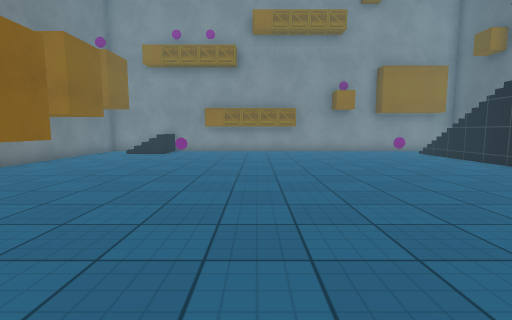
View 1 (above)

12 first-person views from a walk through a Unity game level. The camera is 1.2 m above the floor, tilts 6° down and sees 85° across. The floor is counted in squares, 1 m on a side. Each view is taken from the middle of a square. On the plan, view 1 faces up. The plan holds only what a view shows up to about 13 squares ahead; the rest is blank. The place goes on beyond the plan. The player character is not drawn. Surface patterns are stand-ins for the level's own textures.

View 2
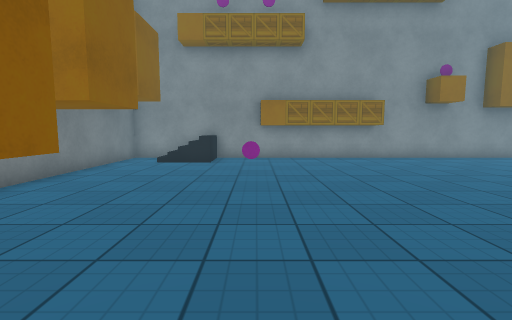

View 3
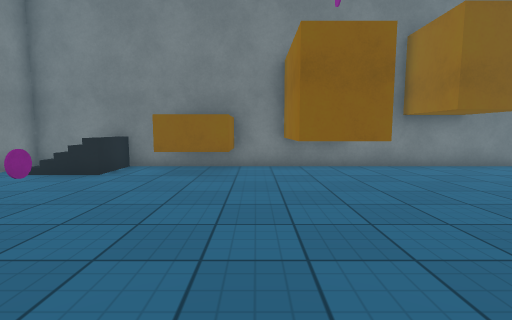

View 4
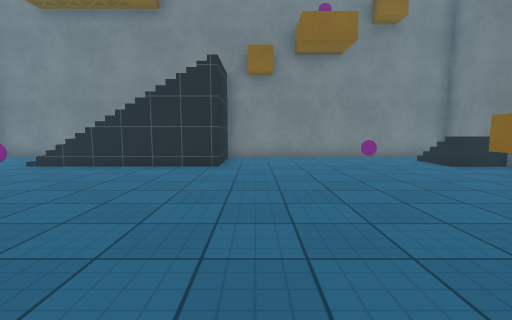

View 5
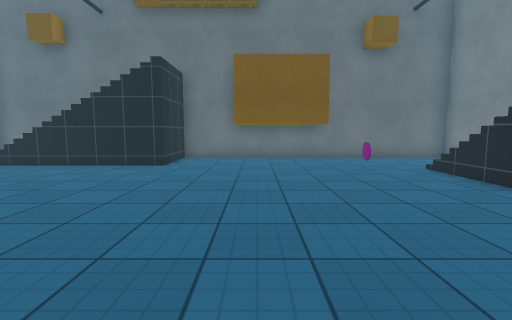

View 6
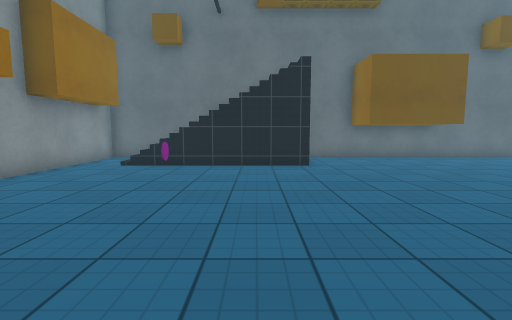

View 7
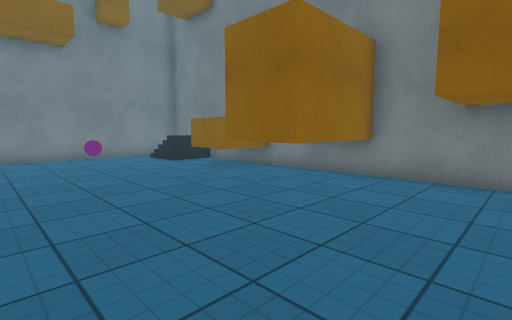

View 8
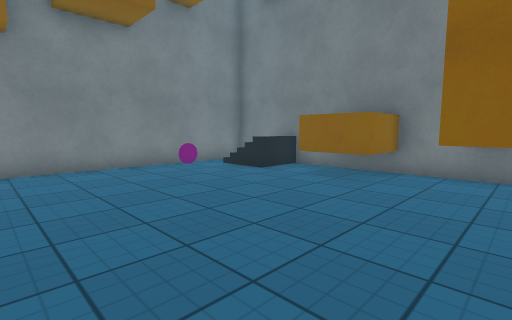

View 9
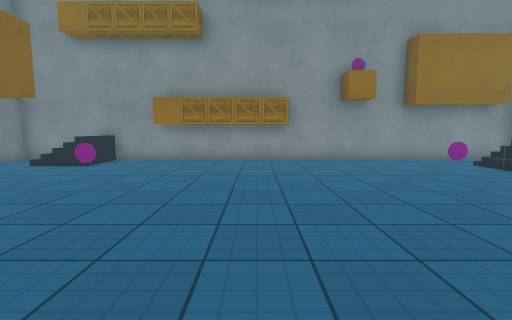

View 10
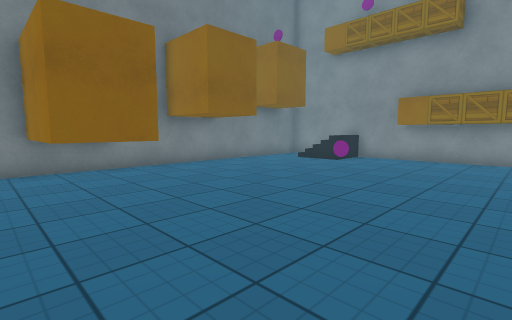

View 11
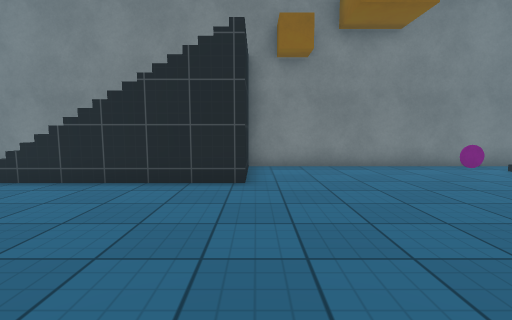

View 12
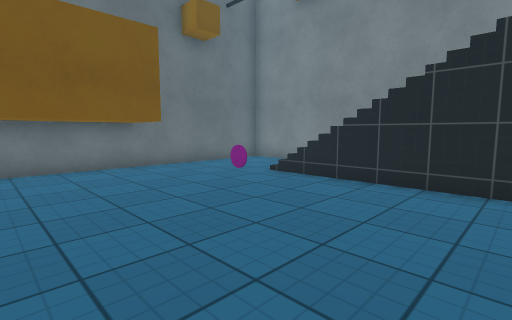

### Floor plan
Key: @ floor where view 1 was taken; # wall or solid block; . floor; / step, stairs or slope; = window, fence, low wall or low ledge; v drop or lower ground; P pink disc; B box; O other object.
Columns run from 9 left of view 1 to 11 right of it. Each row starts with its distance up from view 1.
 17        ###
 16 ########BBBB#########
 15 #..OO...............#
 14 #................./ #
 13 #................./ #
 12 #.....P........P../ #
 11 #................./ #
 10 #................./ #
  9 #................./ #
  8 #.................#/#
  7 #####...............#
  6   ###..............##
  5 #####...............#
  4 #...................#
  3  OO.................#
  2  OO.............P..##
  1  OO.................#
  0  #=..P...@.vvvvv....#
 -1 # /......./     /...#
 -2 #//......./       ..#
 -3 #.........#        .#
 -4  ####################

Positions as (right, up) in squares from view 1, and headings:
1: (0, 0), facing up
2: (-3, 4), facing up
3: (1, 4), facing left
4: (0, 9), facing down
5: (-1, 5), facing right
6: (-1, 10), facing right
7: (-1, 10), facing down-left
8: (0, 6), facing down-left
9: (1, 5), facing up
10: (1, 4), facing up-left
11: (1, 6), facing down
12: (2, 6), facing down-right
